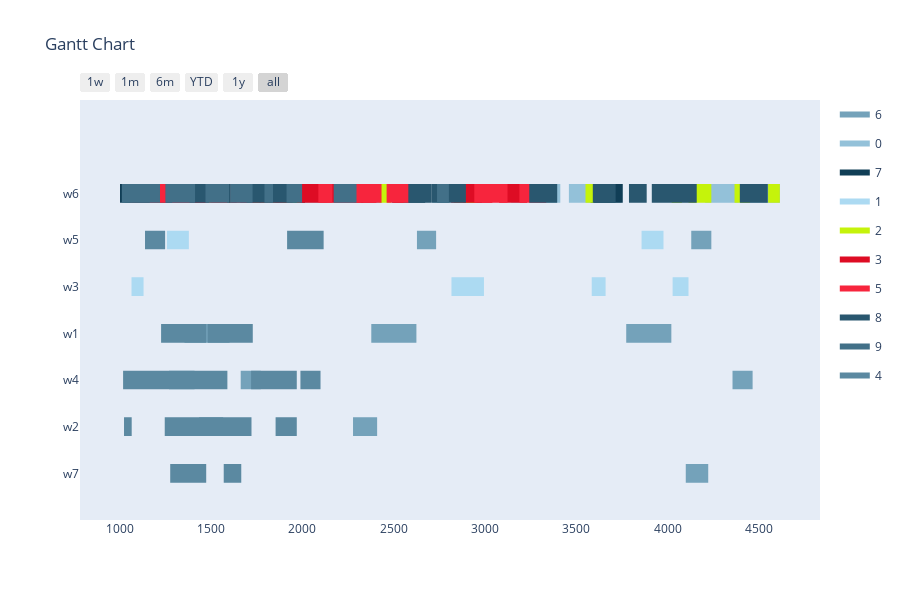

Here is the notebook cell this chart was saved with:
### Markdown cell above
Config 4 - Randomized Mutation with "open" Planning Horizon

### Code cell
optimizer = BaseGA(env)
optimizer.configure('tardiness', 'twopointcrossover', 'roulettewheel', 'randomize')
last_time_slot = 0
for order in orders:
    if order[1] > last_time_slot:
        last_time_slot = order[1]
# all parameters after offspring_amount are optional (in this case -> verbose=True)
result, best_fitness_history, average_fitness_history, best_generation_history, feasible_gen = optimizer.optimize(orders, max_generations, earliest_time_slot, last_time_slot, population_size, offspring_amount, verbose=True)
workstation_assignments = reformat_result(result, orders, env)
visualize(workstation_assignments, best_fitness_history, average_fitness_history, best_generation_history, feasible_gen)

### Figure 1 — Plotly figure (JSON) as saved in the notebook; plotly's stock layout.template omitted (floating-point values rounded to 4 significant figures; data arrays with more than 128 entries replaced by an {"elided": "..."} marker saying what was removed)
{"data": [{"fill": "toself", "fillcolor": "rgb(116, 162, 186)", "hoverinfo": "name", "legendgroup": "rgb(116, 162, 186)", "mode": "none", "name": "6", "type": "scatter", "x": [2628, 2733, 2733, 2628, 2628, 305, 505, 505, 305, 305, 4130, 4240, 4240, 4130, 4130, 1355, 1602, 1602, 1355, 1355, 376, 499, 499, 376, 376, 847, 970, 970, 847, 847, 2378, 2625, 2625, 2378, 2378, 3774, 4021, 4021, 3774, 3774, 334, 464, 464, 334, 334, 1270, 1410, 1410, 1270, 1270, 279, 399, 399, 279, 279, 1663, 1773, 1773, 1663, 1663, 4356, 4466, 4466, 4356, 4356, 286, 426, 426, 286, 286, 1435, 1567, 1567, 1435, 1435, 2278, 2410, 2410, 2278, 2278, 4100, 4223, 4223, 4100, 4100, 305, 475, 475, 305], "y": [4.8, 4.8, 5.2, 5.2, null, 4.8, 4.8, 5.2, 5.2, null, 4.8, 4.8, 5.2, 5.2, null, 2.8, 2.8, 3.2, 3.2, null, 2.8, 2.8, 3.2, 3.2, null, 2.8, 2.8, 3.2, 3.2, null, 2.8, 2.8, 3.2, 3.2, null, 2.8, 2.8, 3.2, 3.2, null, 1.8, 1.8, 2.2, 2.2, null, 1.8, 1.8, 2.2, 2.2, null, 1.8, 1.8, 2.2, 2.2, null, 1.8, 1.8, 2.2, 2.2, null, 1.8, 1.8, 2.2, 2.2, null, 1.8, 1.8, 2.2, 2.2, null, 0.8, 0.8, 1.2, 1.2, null, 0.8, 0.8, 1.2, 1.2, null, -0.2, -0.2, 0.2, 0.2, null, -0.2, -0.2, 0.2, 0.2]}, {"fill": "toself", "fillcolor": "rgb(147, 193, 217)", "hoverinfo": "name", "legendgroup": "rgb(147, 193, 217)", "mode": "none", "name": "0", "type": "scatter", "x": {"elided": "134 int values"}, "y": {"elided": "134 float values"}}, {"fill": "toself", "fillcolor": "rgb(16, 62, 86)", "hoverinfo": "name", "legendgroup": "rgb(16, 62, 86)", "mode": "none", "name": "7", "type": "scatter", "x": [1232, 1328, 1328, 1232, 1232, 1959, 2015, 2015, 1959, 1959, 2553, 2673, 2673, 2553, 2553, 2492, 2607, 2607, 2492, 2492, 1295, 1425, 1425, 1295, 1295, 2862, 2949, 2949, 2862, 2862, 1690, 1875, 1875, 1690, 1690, 597, 750, 750, 597, 597, 3579, 3699, 3699, 3579, 3579, 1113, 1233, 1233, 1113, 1113, 408, 538, 538, 408, 408, 1087, 1202, 1202, 1087, 1087, 1002, 1058, 1058, 1002, 1002, 2287, 2437, 2437, 2287, 2287, 280, 470, 470, 280, 280, 1661, 1841, 1841, 1661, 1661, 2831, 2984, 2984, 2831, 2831, 3635, 3755, 3755, 3635, 3635, 1461, 1641, 1641, 1461, 1461, 352, 542, 542, 352, 352, 1086, 1211, 1211, 1086, 1086, 3619, 3739, 3739, 3619, 3619, 752, 942, 942, 752], "y": [5.8, 5.8, 6.2, 6.2, null, 5.8, 5.8, 6.2, 6.2, null, 5.8, 5.8, 6.2, 6.2, null, 5.8, 5.8, 6.2, 6.2, null, 5.8, 5.8, 6.2, 6.2, null, 5.8, 5.8, 6.2, 6.2, null, 5.8, 5.8, 6.2, 6.2, null, 5.8, 5.8, 6.2, 6.2, null, 5.8, 5.8, 6.2, 6.2, null, 5.8, 5.8, 6.2, 6.2, null, 5.8, 5.8, 6.2, 6.2, null, 5.8, 5.8, 6.2, 6.2, null, 5.8, 5.8, 6.2, 6.2, null, 5.8, 5.8, 6.2, 6.2, null, 5.8, 5.8, 6.2, 6.2, null, 5.8, 5.8, 6.2, 6.2, null, 5.8, 5.8, 6.2, 6.2, null, 5.8, 5.8, 6.2, 6.2, null, 5.8, 5.8, 6.2, 6.2, null, 5.8, 5.8, 6.2, 6.2, null, 5.8, 5.8, 6.2, 6.2, null, 5.8, 5.8, 6.2, 6.2, null, 5.8, 5.8, 6.2, 6.2]}, {"fill": "toself", "fillcolor": "rgb(172, 218, 242)", "hoverinfo": "name", "legendgroup": "rgb(172, 218, 242)", "mode": "none", "name": "1", "type": "scatter", "x": [2334, 2439, 2439, 2334, 2334, 569, 674, 674, 569, 569, 514, 580, 580, 514, 514, 454, 520, 520, 454, 454, 2256, 2322, 2322, 2256, 2256, 306, 456, 456, 306, 306, 467, 533, 533, 467, 467, 1259, 1379, 1379, 1259, 1259, 303, 443, 443, 303, 303, 441, 561, 561, 441, 441, 3858, 3978, 3978, 3858, 3858, 3585, 3661, 3661, 3585, 3585, 585, 651, 651, 585, 585, 691, 757, 757, 691, 691, 335, 460, 460, 335, 335, 4028, 4115, 4115, 4028, 4028, 2817, 2995, 2995, 2817, 2817, 1065, 1131, 1131, 1065, 1065, 220, 296, 296, 220, 220, 329, 479, 479, 329, 329, 849, 974, 974, 849], "y": [5.8, 5.8, 6.2, 6.2, null, 5.8, 5.8, 6.2, 6.2, null, 5.8, 5.8, 6.2, 6.2, null, 5.8, 5.8, 6.2, 6.2, null, 5.8, 5.8, 6.2, 6.2, null, 5.8, 5.8, 6.2, 6.2, null, 5.8, 5.8, 6.2, 6.2, null, 4.8, 4.8, 5.2, 5.2, null, 4.8, 4.8, 5.2, 5.2, null, 4.8, 4.8, 5.2, 5.2, null, 4.8, 4.8, 5.2, 5.2, null, 3.8, 3.8, 4.2, 4.2, null, 3.8, 3.8, 4.2, 4.2, null, 3.8, 3.8, 4.2, 4.2, null, 3.8, 3.8, 4.2, 4.2, null, 3.8, 3.8, 4.2, 4.2, null, 3.8, 3.8, 4.2, 4.2, null, 3.8, 3.8, 4.2, 4.2, null, 3.8, 3.8, 4.2, 4.2, null, 3.8, 3.8, 4.2, 4.2, null, 3.8, 3.8, 4.2, 4.2]}, {"fill": "toself", "fillcolor": "rgb(197, 243, 11)", "hoverinfo": "name", "legendgroup": "rgb(197, 243, 11)", "mode": "none", "name": "2", "type": "scatter", "x": [1935, 1990, 1990, 1935, 1935, 1773, 1838, 1838, 1773, 1773, 318, 443, 443, 318, 318, 3551, 3598, 3598, 3551, 3551, 382, 469, 469, 382, 382, 1827, 1971, 1971, 1827, 1827, 2421, 2486, 2486, 2421, 2421, 1501, 1611, 1611, 1501, 1501, 4551, 4615, 4615, 4551, 4551, 4115, 4240, 4240, 4115, 4115, 2832, 2954, 2954, 2832, 2832, 4367, 4452, 4452, 4367, 4367, 1700, 1765, 1765, 1700, 1700, 1460, 1525, 1525, 1460, 1460, 264, 389, 389, 264, 264, 348, 395, 395, 348, 348, 4023, 4079, 4079, 4023, 4023, 904, 969, 969, 904], "y": [5.8, 5.8, 6.2, 6.2, null, 5.8, 5.8, 6.2, 6.2, null, 5.8, 5.8, 6.2, 6.2, null, 5.8, 5.8, 6.2, 6.2, null, 5.8, 5.8, 6.2, 6.2, null, 5.8, 5.8, 6.2, 6.2, null, 5.8, 5.8, 6.2, 6.2, null, 5.8, 5.8, 6.2, 6.2, null, 5.8, 5.8, 6.2, 6.2, null, 5.8, 5.8, 6.2, 6.2, null, 5.8, 5.8, 6.2, 6.2, null, 5.8, 5.8, 6.2, 6.2, null, 5.8, 5.8, 6.2, 6.2, null, 5.8, 5.8, 6.2, 6.2, null, 5.8, 5.8, 6.2, 6.2, null, 5.8, 5.8, 6.2, 6.2, null, 5.8, 5.8, 6.2, 6.2, null, 5.8, 5.8, 6.2, 6.2]}, {"fill": "toself", "fillcolor": "rgb(222, 12, 36)", "hoverinfo": "name", "legendgroup": "rgb(222, 12, 36)", "mode": "none", "name": "3", "type": "scatter", "x": [768, 888, 888, 768, 768, 419, 599, 599, 419, 419, 2112, 2297, 2297, 2112, 2112, 609, 762, 762, 609, 609, 1102, 1252, 1252, 1102, 1102, 2086, 2186, 2186, 2086, 2086, 948, 1068, 1068, 948, 948, 539, 636, 636, 539, 539, 2205, 2365, 2365, 2205, 2205, 2918, 3041, 3041, 2918, 2918, 3078, 3231, 3231, 3078, 3078, 2047, 2227, 2227, 2047, 2047, 462, 582, 582, 462, 462, 1387, 1502, 1502, 1387, 1387, 200, 315, 315, 200, 200, 1733, 1853, 1853, 1733, 1733, 2216, 2406, 2406, 2216, 2216, 1301, 1397, 1397, 1301, 1301, 2881, 3011, 3011, 2881, 2881, 1301, 1481, 1481, 1301, 1301, 1947, 2100, 2100, 1947, 1947, 390, 490, 490, 390, 390, 2499, 2555, 2555, 2499], "y": [5.8, 5.8, 6.2, 6.2, null, 5.8, 5.8, 6.2, 6.2, null, 5.8, 5.8, 6.2, 6.2, null, 5.8, 5.8, 6.2, 6.2, null, 5.8, 5.8, 6.2, 6.2, null, 5.8, 5.8, 6.2, 6.2, null, 5.8, 5.8, 6.2, 6.2, null, 5.8, 5.8, 6.2, 6.2, null, 5.8, 5.8, 6.2, 6.2, null, 5.8, 5.8, 6.2, 6.2, null, 5.8, 5.8, 6.2, 6.2, null, 5.8, 5.8, 6.2, 6.2, null, 5.8, 5.8, 6.2, 6.2, null, 5.8, 5.8, 6.2, 6.2, null, 5.8, 5.8, 6.2, 6.2, null, 5.8, 5.8, 6.2, 6.2, null, 5.8, 5.8, 6.2, 6.2, null, 5.8, 5.8, 6.2, 6.2, null, 5.8, 5.8, 6.2, 6.2, null, 5.8, 5.8, 6.2, 6.2, null, 5.8, 5.8, 6.2, 6.2, null, 5.8, 5.8, 6.2, 6.2, null, 5.8, 5.8, 6.2, 6.2]}, {"fill": "toself", "fillcolor": "rgb(247, 37, 61)", "hoverinfo": "name", "legendgroup": "rgb(247, 37, 61)", "mode": "none", "name": "5", "type": "scatter", "x": [653, 718, 718, 653, 653, 808, 872, 872, 808, 808, 2815, 2892, 2892, 2815, 2815, 638, 702, 702, 638, 638, 2462, 2584, 2584, 2462, 2462, 3189, 3275, 3275, 3189, 3189, 568, 632, 632, 568, 568, 978, 1055, 1055, 978, 978, 2942, 3075, 3075, 2942, 2942, 1892, 1969, 1969, 1892, 1892, 2088, 2165, 2165, 2088, 2088, 2289, 2434, 2434, 2289, 2289, 2283, 2330, 2330, 2283, 2283, 1590, 1715, 1715, 1590, 1590, 2999, 3124, 3124, 2999, 2999, 480, 590, 590, 480, 480, 3271, 3336, 3336, 3271, 3271, 601, 724, 724, 601], "y": [5.8, 5.8, 6.2, 6.2, null, 5.8, 5.8, 6.2, 6.2, null, 5.8, 5.8, 6.2, 6.2, null, 5.8, 5.8, 6.2, 6.2, null, 5.8, 5.8, 6.2, 6.2, null, 5.8, 5.8, 6.2, 6.2, null, 5.8, 5.8, 6.2, 6.2, null, 5.8, 5.8, 6.2, 6.2, null, 5.8, 5.8, 6.2, 6.2, null, 5.8, 5.8, 6.2, 6.2, null, 5.8, 5.8, 6.2, 6.2, null, 5.8, 5.8, 6.2, 6.2, null, 5.8, 5.8, 6.2, 6.2, null, 5.8, 5.8, 6.2, 6.2, null, 5.8, 5.8, 6.2, 6.2, null, 5.8, 5.8, 6.2, 6.2, null, 5.8, 5.8, 6.2, 6.2, null, 5.8, 5.8, 6.2, 6.2]}, {"fill": "toself", "fillcolor": "rgb(41, 87, 111)", "hoverinfo": "name", "legendgroup": "rgb(41, 87, 111)", "mode": "none", "name": "8", "type": "scatter", "x": [2585, 2705, 2705, 2585, 2585, 4396, 4549, 4549, 4396, 4396, 3980, 4100, 4100, 3980, 3980, 2706, 2896, 2896, 2706, 2706, 499, 622, 622, 499, 499, 4063, 4160, 4160, 4063, 4063, 298, 395, 395, 298, 298, 2581, 2678, 2678, 2581, 2581, 3243, 3396, 3396, 3243, 3243, 1165, 1288, 1288, 1165, 1165, 955, 1051, 1051, 955, 955, 1608, 1728, 1728, 1608, 1608, 630, 783, 783, 630, 630, 1489, 1589, 1589, 1489, 1489, 3914, 4034, 4034, 3914, 3914, 503, 663, 663, 503, 503, 386, 506, 506, 386, 386, 3789, 3886, 3886, 3789, 3789, 3616, 3716, 3716, 3616, 3616, 1696, 1816, 1816, 1696, 1696, 3591, 3711, 3711, 3591, 3591, 1253, 1383, 1383, 1253, 1253, 1695, 1815, 1815, 1695], "y": [5.8, 5.8, 6.2, 6.2, null, 5.8, 5.8, 6.2, 6.2, null, 5.8, 5.8, 6.2, 6.2, null, 5.8, 5.8, 6.2, 6.2, null, 5.8, 5.8, 6.2, 6.2, null, 5.8, 5.8, 6.2, 6.2, null, 5.8, 5.8, 6.2, 6.2, null, 5.8, 5.8, 6.2, 6.2, null, 5.8, 5.8, 6.2, 6.2, null, 5.8, 5.8, 6.2, 6.2, null, 5.8, 5.8, 6.2, 6.2, null, 5.8, 5.8, 6.2, 6.2, null, 5.8, 5.8, 6.2, 6.2, null, 5.8, 5.8, 6.2, 6.2, null, 5.8, 5.8, 6.2, 6.2, null, 5.8, 5.8, 6.2, 6.2, null, 5.8, 5.8, 6.2, 6.2, null, 5.8, 5.8, 6.2, 6.2, null, 5.8, 5.8, 6.2, 6.2, null, 5.8, 5.8, 6.2, 6.2, null, 5.8, 5.8, 6.2, 6.2, null, 5.8, 5.8, 6.2, 6.2, null, 5.8, 5.8, 6.2, 6.2]}, {"fill": "toself", "fillcolor": "rgb(66, 112, 136)", "hoverinfo": "name", "legendgroup": "rgb(66, 112, 136)", "mode": "none", "name": "9", "type": "scatter", "x": [1534, 1599, 1599, 1534, 1534, 1174, 1221, 1221, 1174, 1174, 1251, 1338, 1338, 1251, 1251, 2172, 2297, 2297, 2172, 2172, 1470, 1555, 1555, 1470, 1470, 642, 787, 787, 642, 642, 557, 644, 644, 557, 557, 1012, 1156, 1156, 1012, 1012, 420, 507, 507, 420, 420, 627, 712, 712, 627, 627, 1025, 1147, 1147, 1025, 1025, 1063, 1207, 1207, 1063, 1063, 1914, 1999, 1999, 1914, 1914, 1280, 1413, 1413, 1280, 1280, 546, 631, 631, 546, 546, 2738, 2803, 2803, 2738, 2738, 1793, 1840, 1840, 1793, 1793, 1605, 1728, 1728, 1605], "y": [5.8, 5.8, 6.2, 6.2, null, 5.8, 5.8, 6.2, 6.2, null, 5.8, 5.8, 6.2, 6.2, null, 5.8, 5.8, 6.2, 6.2, null, 5.8, 5.8, 6.2, 6.2, null, 5.8, 5.8, 6.2, 6.2, null, 5.8, 5.8, 6.2, 6.2, null, 5.8, 5.8, 6.2, 6.2, null, 5.8, 5.8, 6.2, 6.2, null, 5.8, 5.8, 6.2, 6.2, null, 5.8, 5.8, 6.2, 6.2, null, 5.8, 5.8, 6.2, 6.2, null, 5.8, 5.8, 6.2, 6.2, null, 5.8, 5.8, 6.2, 6.2, null, 5.8, 5.8, 6.2, 6.2, null, 5.8, 5.8, 6.2, 6.2, null, 5.8, 5.8, 6.2, 6.2, null, 5.8, 5.8, 6.2, 6.2]}, {"fill": "toself", "fillcolor": "rgb(91, 137, 161)", "hoverinfo": "name", "legendgroup": "rgb(91, 137, 161)", "mode": "none", "name": "4", "type": "scatter", "x": [1917, 2117, 2117, 1917, 1917, 1139, 1249, 1249, 1139, 1139, 313, 513, 513, 313, 313, 1227, 1474, 1474, 1227, 1227, 1482, 1729, 1729, 1482, 1482, 454, 584, 584, 454, 454, 1990, 2100, 2100, 1990, 1990, 418, 528, 528, 418, 418, 1590, 1720, 1720, 1590, 1590, 889, 1019, 1019, 889, 889, 1024, 1247, 1247, 1024, 1024, 934, 1066, 1066, 934, 934, 1722, 1854, 1854, 1722, 1722, 1304, 1474, 1474, 1304, 1304, 593, 689, 689, 593, 593, 373, 496, 496, 373, 373, 1570, 1666, 1666, 1570, 1570, 1277, 1447, 1447, 1277], "y": [4.8, 4.8, 5.2, 5.2, null, 4.8, 4.8, 5.2, 5.2, null, 4.8, 4.8, 5.2, 5.2, null, 2.8, 2.8, 3.2, 3.2, null, 2.8, 2.8, 3.2, 3.2, null, 1.8, 1.8, 2.2, 2.2, null, 1.8, 1.8, 2.2, 2.2, null, 1.8, 1.8, 2.2, 2.2, null, 1.8, 1.8, 2.2, 2.2, null, 1.8, 1.8, 2.2, 2.2, null, 0.8, 0.8, 1.2, 1.2, null, 0.8, 0.8, 1.2, 1.2, null, 0.8, 0.8, 1.2, 1.2, null, -0.2, -0.2, 0.2, 0.2, null, -0.2, -0.2, 0.2, 0.2, null, -0.2, -0.2, 0.2, 0.2, null, -0.2, -0.2, 0.2, 0.2, null, -0.2, -0.2, 0.2, 0.2]}, {"legendgroup": "rgb(116, 162, 186)", "marker": {"color": "rgb(116, 162, 186)", "opacity": 0, "size": 1}, "mode": "markers", "name": "", "showlegend": false, "text": [null, null, null, null, null, null, null, null, null, null, null, null, null, null, null, null, null, null, null, null, null, null, null, null, null, null, null, null, null, null, null, null, null, null, null, null], "type": "scatter", "x": [2628, 2733, 305, 505, 4130, 4240, 1355, 1602, 376, 499, 847, 970, 2378, 2625, 3774, 4021, 334, 464, 1270, 1410, 279, 399, 1663, 1773, 4356, 4466, 286, 426, 1435, 1567, 2278, 2410, 4100, 4223, 305, 475], "y": [5, 5, 5, 5, 5, 5, 3, 3, 3, 3, 3, 3, 3, 3, 3, 3, 2, 2, 2, 2, 2, 2, 2, 2, 2, 2, 2, 2, 1, 1, 1, 1, 0, 0, 0, 0]}, {"legendgroup": "rgb(147, 193, 217)", "marker": {"color": "rgb(147, 193, 217)", "opacity": 0, "size": 1}, "mode": "markers", "name": "", "showlegend": false, "text": [null, null, null, null, null, null, null, null, null, null, null, null, null, null, null, null, null, null, null, null, null, null, null, null, null, null, null, null, null, null, null, null, null, null, null, null, null, null, null, null, null, null, null, null, null, null, null, null, null, null, null, null, null, null], "type": "scatter", "x": [3460, 3628, 3317, 3413, 490, 605, 4270, 4390, 2041, 2136, 1051, 1156, 505, 673, 4400, 4545, 250, 345, 4506, 4616, 1849, 1937, 264, 474, 705, 860, 306, 474, 3576, 3701, 2712, 2807, 2164, 2318, 1998, 2118, 3144, 3231, 3299, 3409, 507, 672, 909, 1029, 780, 940, 1058, 1178, 3628, 3748, 4206, 4332, 1691, 1848], "y": [6, 6, 6, 6, 6, 6, 6, 6, 6, 6, 6, 6, 6, 6, 6, 6, 6, 6, 6, 6, 6, 6, 6, 6, 6, 6, 6, 6, 6, 6, 6, 6, 6, 6, 6, 6, 6, 6, 6, 6, 6, 6, 6, 6, 6, 6, 6, 6, 6, 6, 6, 6, 6, 6]}, {"legendgroup": "rgb(16, 62, 86)", "marker": {"color": "rgb(16, 62, 86)", "opacity": 0, "size": 1}, "mode": "markers", "name": "", "showlegend": false, "text": [null, null, null, null, null, null, null, null, null, null, null, null, null, null, null, null, null, null, null, null, null, null, null, null, null, null, null, null, null, null, null, null, null, null, null, null, null, null, null, null, null, null, null, null, null, null], "type": "scatter", "x": [1232, 1328, 1959, 2015, 2553, 2673, 2492, 2607, 1295, 1425, 2862, 2949, 1690, 1875, 597, 750, 3579, 3699, 1113, 1233, 408, 538, 1087, 1202, 1002, 1058, 2287, 2437, 280, 470, 1661, 1841, 2831, 2984, 3635, 3755, 1461, 1641, 352, 542, 1086, 1211, 3619, 3739, 752, 942], "y": [6, 6, 6, 6, 6, 6, 6, 6, 6, 6, 6, 6, 6, 6, 6, 6, 6, 6, 6, 6, 6, 6, 6, 6, 6, 6, 6, 6, 6, 6, 6, 6, 6, 6, 6, 6, 6, 6, 6, 6, 6, 6, 6, 6, 6, 6]}, {"legendgroup": "rgb(172, 218, 242)", "marker": {"color": "rgb(172, 218, 242)", "opacity": 0, "size": 1}, "mode": "markers", "name": "", "showlegend": false, "text": [null, null, null, null, null, null, null, null, null, null, null, null, null, null, null, null, null, null, null, null, null, null, null, null, null, null, null, null, null, null, null, null, null, null, null, null, null, null, null, null, null, null], "type": "scatter", "x": [2334, 2439, 569, 674, 514, 580, 454, 520, 2256, 2322, 306, 456, 467, 533, 1259, 1379, 303, 443, 441, 561, 3858, 3978, 3585, 3661, 585, 651, 691, 757, 335, 460, 4028, 4115, 2817, 2995, 1065, 1131, 220, 296, 329, 479, 849, 974], "y": [6, 6, 6, 6, 6, 6, 6, 6, 6, 6, 6, 6, 6, 6, 5, 5, 5, 5, 5, 5, 5, 5, 4, 4, 4, 4, 4, 4, 4, 4, 4, 4, 4, 4, 4, 4, 4, 4, 4, 4, 4, 4]}, {"legendgroup": "rgb(197, 243, 11)", "marker": {"color": "rgb(197, 243, 11)", "opacity": 0, "size": 1}, "mode": "markers", "name": "", "showlegend": false, "text": [null, null, null, null, null, null, null, null, null, null, null, null, null, null, null, null, null, null, null, null, null, null, null, null, null, null, null, null, null, null, null, null, null, null, null, null], "type": "scatter", "x": [1935, 1990, 1773, 1838, 318, 443, 3551, 3598, 382, 469, 1827, 1971, 2421, 2486, 1501, 1611, 4551, 4615, 4115, 4240, 2832, 2954, 4367, 4452, 1700, 1765, 1460, 1525, 264, 389, 348, 395, 4023, 4079, 904, 969], "y": [6, 6, 6, 6, 6, 6, 6, 6, 6, 6, 6, 6, 6, 6, 6, 6, 6, 6, 6, 6, 6, 6, 6, 6, 6, 6, 6, 6, 6, 6, 6, 6, 6, 6, 6, 6]}, {"legendgroup": "rgb(222, 12, 36)", "marker": {"color": "rgb(222, 12, 36)", "opacity": 0, "size": 1}, "mode": "markers", "name": "", "showlegend": false, "text": [null, null, null, null, null, null, null, null, null, null, null, null, null, null, null, null, null, null, null, null, null, null, null, null, null, null, null, null, null, null, null, null, null, null, null, null, null, null, null, null, null, null, null, null, null, null], "type": "scatter", "x": [768, 888, 419, 599, 2112, 2297, 609, 762, 1102, 1252, 2086, 2186, 948, 1068, 539, 636, 2205, 2365, 2918, 3041, 3078, 3231, 2047, 2227, 462, 582, 1387, 1502, 200, 315, 1733, 1853, 2216, 2406, 1301, 1397, 2881, 3011, 1301, 1481, 1947, 2100, 390, 490, 2499, 2555], "y": [6, 6, 6, 6, 6, 6, 6, 6, 6, 6, 6, 6, 6, 6, 6, 6, 6, 6, 6, 6, 6, 6, 6, 6, 6, 6, 6, 6, 6, 6, 6, 6, 6, 6, 6, 6, 6, 6, 6, 6, 6, 6, 6, 6, 6, 6]}, {"legendgroup": "rgb(247, 37, 61)", "marker": {"color": "rgb(247, 37, 61)", "opacity": 0, "size": 1}, "mode": "markers", "name": "", "showlegend": false, "text": [null, null, null, null, null, null, null, null, null, null, null, null, null, null, null, null, null, null, null, null, null, null, null, null, null, null, null, null, null, null, null, null, null, null, null, null], "type": "scatter", "x": [653, 718, 808, 872, 2815, 2892, 638, 702, 2462, 2584, 3189, 3275, 568, 632, 978, 1055, 2942, 3075, 1892, 1969, 2088, 2165, 2289, 2434, 2283, 2330, 1590, 1715, 2999, 3124, 480, 590, 3271, 3336, 601, 724], "y": [6, 6, 6, 6, 6, 6, 6, 6, 6, 6, 6, 6, 6, 6, 6, 6, 6, 6, 6, 6, 6, 6, 6, 6, 6, 6, 6, 6, 6, 6, 6, 6, 6, 6, 6, 6]}, {"legendgroup": "rgb(41, 87, 111)", "marker": {"color": "rgb(41, 87, 111)", "opacity": 0, "size": 1}, "mode": "markers", "name": "", "showlegend": false, "text": [null, null, null, null, null, null, null, null, null, null, null, null, null, null, null, null, null, null, null, null, null, null, null, null, null, null, null, null, null, null, null, null, null, null, null, null, null, null, null, null, null, null, null, null, null, null], "type": "scatter", "x": [2585, 2705, 4396, 4549, 3980, 4100, 2706, 2896, 499, 622, 4063, 4160, 298, 395, 2581, 2678, 3243, 3396, 1165, 1288, 955, 1051, 1608, 1728, 630, 783, 1489, 1589, 3914, 4034, 503, 663, 386, 506, 3789, 3886, 3616, 3716, 1696, 1816, 3591, 3711, 1253, 1383, 1695, 1815], "y": [6, 6, 6, 6, 6, 6, 6, 6, 6, 6, 6, 6, 6, 6, 6, 6, 6, 6, 6, 6, 6, 6, 6, 6, 6, 6, 6, 6, 6, 6, 6, 6, 6, 6, 6, 6, 6, 6, 6, 6, 6, 6, 6, 6, 6, 6]}, {"legendgroup": "rgb(66, 112, 136)", "marker": {"color": "rgb(66, 112, 136)", "opacity": 0, "size": 1}, "mode": "markers", "name": "", "showlegend": false, "text": [null, null, null, null, null, null, null, null, null, null, null, null, null, null, null, null, null, null, null, null, null, null, null, null, null, null, null, null, null, null, null, null, null, null, null, null], "type": "scatter", "x": [1534, 1599, 1174, 1221, 1251, 1338, 2172, 2297, 1470, 1555, 642, 787, 557, 644, 1012, 1156, 420, 507, 627, 712, 1025, 1147, 1063, 1207, 1914, 1999, 1280, 1413, 546, 631, 2738, 2803, 1793, 1840, 1605, 1728], "y": [6, 6, 6, 6, 6, 6, 6, 6, 6, 6, 6, 6, 6, 6, 6, 6, 6, 6, 6, 6, 6, 6, 6, 6, 6, 6, 6, 6, 6, 6, 6, 6, 6, 6, 6, 6]}, {"legendgroup": "rgb(91, 137, 161)", "marker": {"color": "rgb(91, 137, 161)", "opacity": 0, "size": 1}, "mode": "markers", "name": "", "showlegend": false, "text": [null, null, null, null, null, null, null, null, null, null, null, null, null, null, null, null, null, null, null, null, null, null, null, null, null, null, null, null, null, null, null, null, null, null, null, null], "type": "scatter", "x": [1917, 2117, 1139, 1249, 313, 513, 1227, 1474, 1482, 1729, 454, 584, 1990, 2100, 418, 528, 1590, 1720, 889, 1019, 1024, 1247, 934, 1066, 1722, 1854, 1304, 1474, 593, 689, 373, 496, 1570, 1666, 1277, 1447], "y": [5, 5, 5, 5, 5, 5, 3, 3, 3, 3, 2, 2, 2, 2, 2, 2, 2, 2, 2, 2, 1, 1, 1, 1, 1, 1, 0, 0, 0, 0, 0, 0, 0, 0, 0, 0]}], "layout": {"height": 600, "hovermode": "closest", "showlegend": true, "title": {"text": "Gantt Chart"}, "xaxis": {"rangeselector": {"buttons": [{"count": 7, "label": "1w", "step": "day", "stepmode": "backward"}, {"count": 1, "label": "1m", "step": "month", "stepmode": "backward"}, {"count": 6, "label": "6m", "step": "month", "stepmode": "backward"}, {"count": 1, "label": "YTD", "step": "year", "stepmode": "todate"}, {"count": 1, "label": "1y", "step": "year", "stepmode": "backward"}, {"step": "all"}]}, "showgrid": false, "type": "date", "zeroline": false}, "yaxis": {"autorange": false, "range": [-1, 8], "showgrid": false, "ticktext": ["w7", "w2", "w4", "w1", "w3", "w5", "w6"], "tickvals": [0, 1, 2, 3, 4, 5, 6], "zeroline": false}}}
